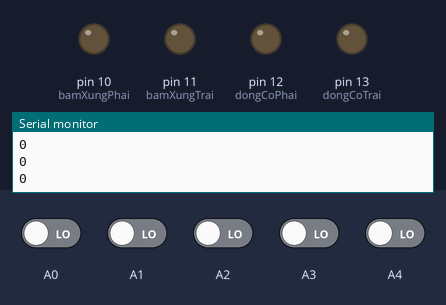
The sketch below on a simulated Arduino Uno, built with avr-gcc and run on an emulated ATmega328P. Parts: output pins drawn as LEDs (lit = HIGH), the last lines printed to the serial monitor. Inputs (shaded band) come from the test bench; at power-on: A0–4 LOW.

Above: at 1.2 s.
1.3 s: A0 driven HIGH
At 2.3 s:
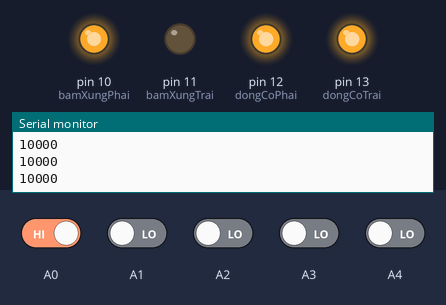
2.8 s: A0 driven LOW and A2 driven HIGH
At 3.4 s:
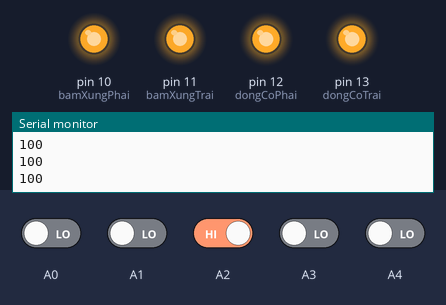
4.3 s: A3 driven HIGH
At 4.6 s:
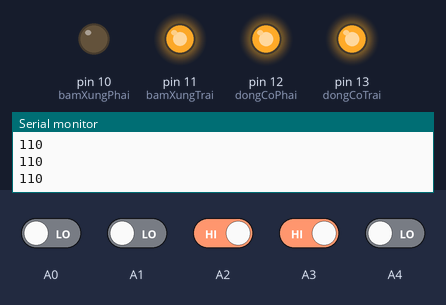
5.8 s: A3 driven LOW
At 6.9 s:
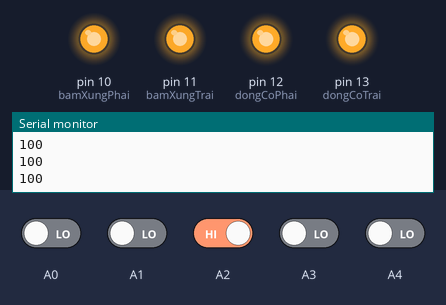
7.3 s: A1 driven HIGH
At 8.0 s:
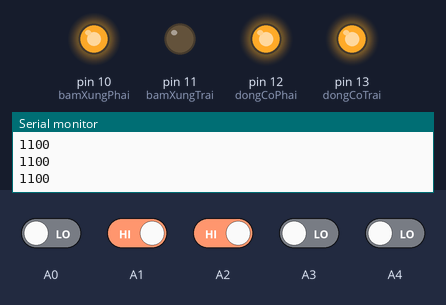
8.8 s: A1 driven LOW
At 9.2 s:
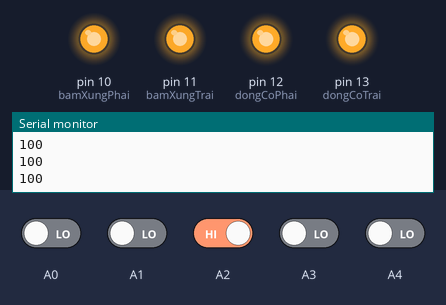
Timing chart, 0 to 11.3 s (numbered marks = the images above; inputs shaded):
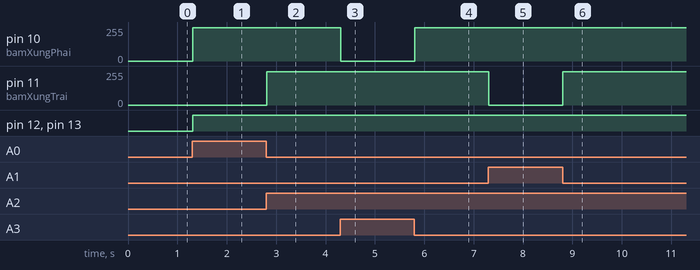

Measured:
- after the input at 1.3 s, pin 10 (bamXungPhai): 0/255 → 250/255 at once; pin 12 (dongCoPhai), pin 13 (dongCoTrai): LOW → HIGH at once
- after the input at 2.8 s, pin 11 (bamXungTrai): 0/255 → 250/255 at once
- after the input at 4.3 s, pin 10 (bamXungPhai): 250/255 → 0/255 at once
- after the input at 5.8 s, pin 10 (bamXungPhai): 0/255 → 250/255 at once
- after the input at 7.3 s, pin 11 (bamXungTrai): 250/255 → 0/255 at once
- after the input at 8.8 s, pin 11 (bamXungTrai): 0/255 → 250/255 at once

The sketch:

doLine.ino
```cpp
//***************************************************************//
//  Author       : RedFox                                        //
//  Website      : lamchucongnghe.com                            //
//  Fanpage      : fb.com//lamchucongnghevn                      //
//  Shop sendo   : sendo.vn/shop/lamchucongnghe_com              //
//  Shop shopee  : shopee.vn/lamchucongnghe                      //
//***************************************************************//

#define dongCoTrai    13      // Đảo chiều động cơ trái ( 0: chạy thuận, 1: chạy ngược)
#define dongCoPhai    12      // Đảo chiều động cơ phải ( 1: chạy thuận, 0: chạy ngược)
#define bamXungTrai   11      // Băm xung điều chỉnh tốc độ động cơ trái
#define bamXungPhai   10      // Băm xung điều chỉnh tốc độ động cơ phải

int trangThai, trangThaiCu;

void setup() {
  Serial.begin(9600);
  pinMode(dongCoTrai, OUTPUT);
  pinMode(dongCoPhai, OUTPUT);
}

void loop() {
  trangThai = docDoLine(A0, A1, A2, A3, A4);     // Vị trí sensor tính từ trái sang phải,  Phát hiện line, trả về 0, Không có line, trả về 1
  Serial.println(trangThai, BIN);
  if(trangThai == 0x1F || trangThai == 0 || trangThai == 0x0E)
    trangThai = trangThaiCu;
  else
    trangThaiCu = trangThai;
  switch(trangThai) {
    case 0x01:    // 0b00000001
    case 0x02:    // 0b00000010
    case 0x03:    // 0b00000011
    case 0x06:    // 0b00000110
    case 0x07:    // 0b00000111
    case 0x0F:    // 0b00001111
              dkDongCo(250, 0);
              break;
    case 0x04:    //  0b00000100
              dkDongCo(250, 250);
              break;
    case 0x0C:    // 0b00001100
    case 0x08:    // 0b00001000
    case 0x10:    // 0b00010000
    case 0x18:    // 0b00011000
    case 0x1C:    // 0b00011100
    case 0x1E:    // 0b00011110
              dkDongCo(0, 250);
              break;
  }
}

void dkDongCo(float xungTrai, float xungPhai) {
  if(xungTrai >=0 )
    digitalWrite(dongCoTrai, HIGH);
  else
    digitalWrite(dongCoTrai, LOW);
  if(xungPhai >=0 )
    digitalWrite(dongCoPhai, HIGH);
  else
    digitalWrite(dongCoPhai, LOW);
  analogWrite(bamXungTrai, xungTrai);
  analogWrite(bamXungPhai, xungPhai);
}

uint8_t docDoLine(int sensor1, int sensor2, int sensor3, int sensor4, int sensor5) {
  int val;
  val = digitalRead(sensor1);
  val = val<<1 | digitalRead(sensor2);
  val = val<<1 | digitalRead(sensor3);
  val = val<<1 | digitalRead(sensor4);
  val = val<<1 | digitalRead(sensor5);
  return val;
}
```
